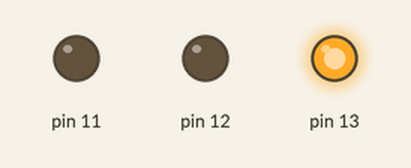
Bench run of a sketch on a simulated Arduino Uno, built with avr-gcc and run on an emulated ATmega328P. Shown: output pins drawn as LEDs (lit = HIGH).

Above: at 0.5 s.
At 1.5 s:
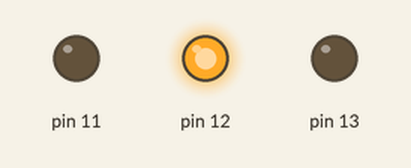
At 5.5 s:
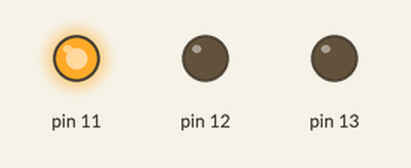
Timing chart, 0 to 6.9 s (numbered marks = the images above):
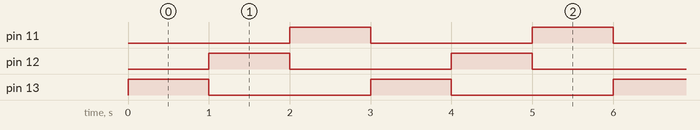

The sketch:

ponderada-parte2.ino
```cpp
void setup() {
  // Define o pino 11 como saída
  pinMode(11, OUTPUT);

  // Define o pino 12 como saída
  pinMode(12, OUTPUT);

  // Define o pino 13 como saída
  pinMode(13, OUTPUT);
}

void loop() {
  // Ativa o LED no pino 13 (HIGH) e desativa os LEDs nos pinos 12 e 11 (LOW)
  digitalWrite(13, HIGH);
  digitalWrite(12, LOW);
  digitalWrite(11, LOW);

  // Espera 1 segundo
  delay(1000);

  // Desativa o LED no pino 13, ativa o LED no pino 12 e mantém o LED no pino 11 desligado
  digitalWrite(13, LOW);
  digitalWrite(12, HIGH);
  digitalWrite(11, LOW);

  // Espera 1 segundo
  delay(1000);

  // Desativa os LEDs nos pinos 13 e 12, e ativa o LED no pino 11
  digitalWrite(13, LOW);
  digitalWrite(12, LOW);
  digitalWrite(11, HIGH);

  // Espera 1 segundo
  delay(1000);
}
```

Measured:
- by itself, pin 11–13: alternates HIGH for 1.0 s and LOW for 2.0 s
- by itself, everything shown: repeats every 3.0 s, in 3 steps
